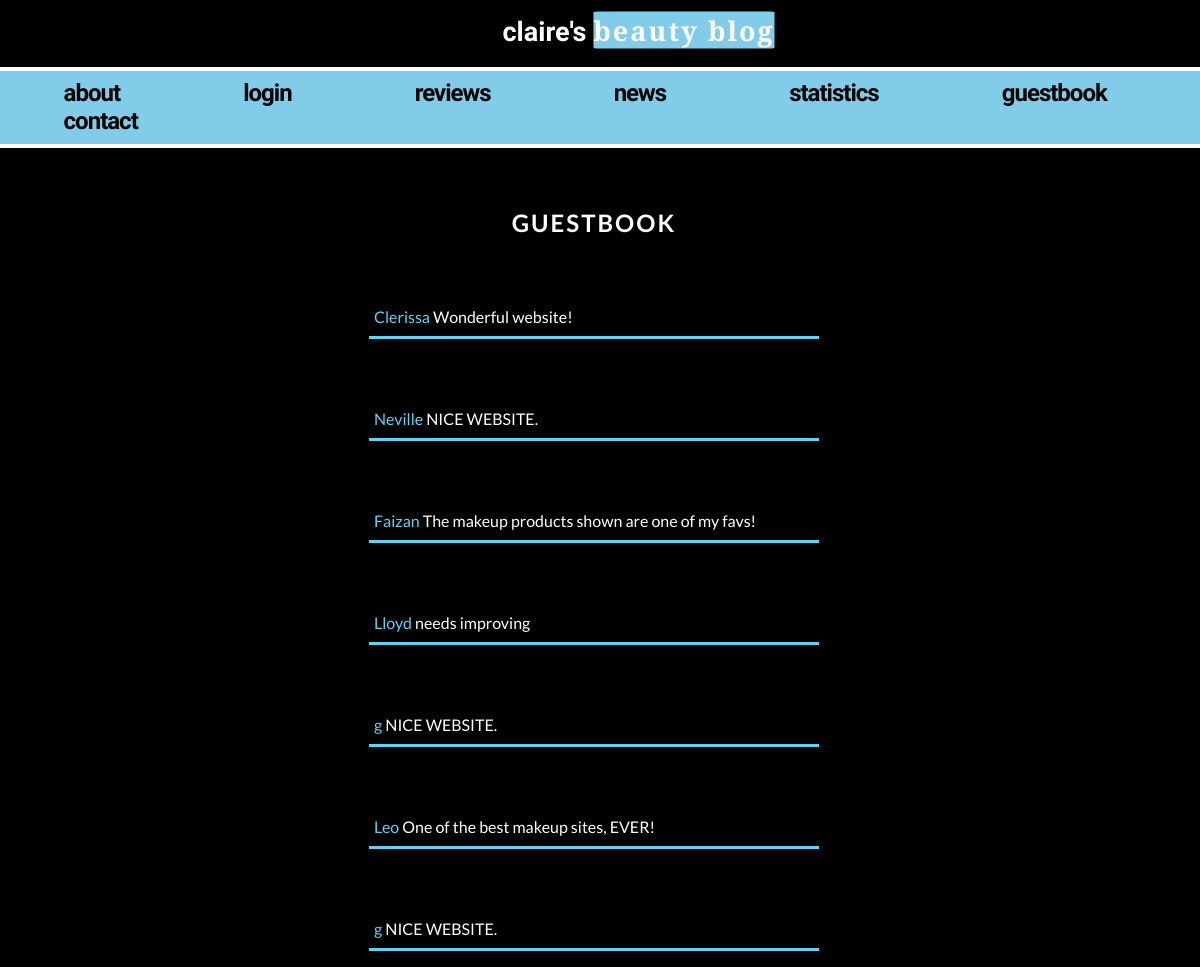
/view, run on the app's committed database.
### tables this page shows
CREATE TABLE guestbook(name char (20), message varchar);

### index.py (the view)
@app.route('/view', methods=['POST', 'GET'])
def view():
        connection = s.connect(DB_FILE)
        cursor = connection.cursor()
        cursor.execute("SELECT * FROM guestbook")
        rv = cursor.fetchall()
        connection.commit()
        cursor.close()
        return render_template("view.html", entries=rv)

### templates/view.html (shortened to what this page needs)
<!doctype html>
<html lang="en">
<head>
  <link rel="stylesheet" type=text/css href="../static/styles/reviews-style2.css">
</head>
<body>
  <header>
    <div class="center">
      <p class="active"> claire's <span class="logo">
          beauty blog </span></p>
    </div>
    <div class="navbar">
        <a href="/" style="text-decoration: none" class="selected">about</a>
        {% if session['logged in'] == True %}
        <a style="text-decoration: none" href="account">profile
        </a>
        {% else %}
        <a style="text-decoration: none" href="login">login</a>
        {% endif %}
        <a style="text-decoration: none" href="reviews">reviews</a>
        <a style="text-decoration: none" href="news">news</a>
        <a style="text-decoration: none" href="stats">statistics</a>
        <a style="text-decoration: none" href="guestbook">guestbook</a>
        <a style="text-decoration: none" href="contact">contact</a>
    </div>
  </header>
    <div class="container2">
      <h1 class="reviews" style="text-align:center"> Guestbook </h1>
    {% for entry in entries %}
    <ul class="clearfix comments">
      <li> <span class= "name1"> {{ entry[0] }} </span> <span class="comment">{{ entry[1] }}</span></li>
    </ul>
  {% endfor %}
     </div>
</body>
</html>

### static/styles/reviews-style2.css (style rules this page uses)
html { display: grid; min-height: 100%; }
body { display: grid; background: #e8daef ; font-family: 'Lato', sans-serif; margin:0; background-color: black; }
.navbar { position: relative; overflow: hidden; padding-left: 0.3%; padding-top:0.7%; padding-bottom:0.7%; background-color: #81cce8; border-bottom: 4px solid white; border-top: 4px solid white; }
.active { color:#4E4E4E; }
.navbar a { display: inline-block; position: relative; font-family:'Karma', serif; text-decoration: none; letter-spacing: -1px; font-weight:600; text-decoration: none; font-size: 1.5em; color:black; margin: 0 2.5em; }
.navbar a::after { content: ''; position: absolute; bottom: 0; left: 0; width: 0%; border-bottom: 6px solid #fff; transition: 0.4s; }
.selected { color: black; }
.center p { float: none; margin-bottom:0%; margin-left: 61.25%; margin-top:2.5%; transform: translate(-50%, -50%); font-weight: bolder; font-size: 27px; font-family:'Karma', serif; color:white; }
.logo { font-family: "Alegreya Sans", sans-serif; background-color: #81cce8; border-radius:3%; color: white; letter-spacing: 2px; }
.reviews { font-size: 150%; text-transform:uppercase; color: #4E4E4E; }
.clearfix { clear: both; }
.reviews { font-size: 150%; font-weight: 400; font-family:'Lato', sans-serif; margin: 0; padding: 0; color: white; font-weight:bold; letter-spacing: 2px; }
li { margin: 0; padding: 0; color: white; font-size: 1em; font-weight: 400; font-family: 'Lato', sans-serif; }
.container2 { width: 450px; margin-left:30.75%; margin-top:5%; }
.container2 ul { margin-top: 60px; list-style: none; padding-left: 0px; }
.container2 ul li { padding: 10px 5px; word-wrap: break-word; border-bottom: 3px solid #63D1F4; }
.name1 { margin:0px; display:inline-block; color:#63D1F4; }
.comment { margin:0px; display:inline-block; color:white; }

### data on the page
guestbook: name "Clerissa", message "Wonderful website!"
guestbook: name "Neville", message "NICE WEBSITE."
guestbook: name "Faizan", message "The makeup products shown are one of my favs!"
guestbook: name "Lloyd", message "needs improving"
guestbook: name "g", message "NICE WEBSITE."
guestbook: name "Leo", message "One of the best makeup sites, EVER!"
guestbook: name "g", message "NICE WEBSITE."
